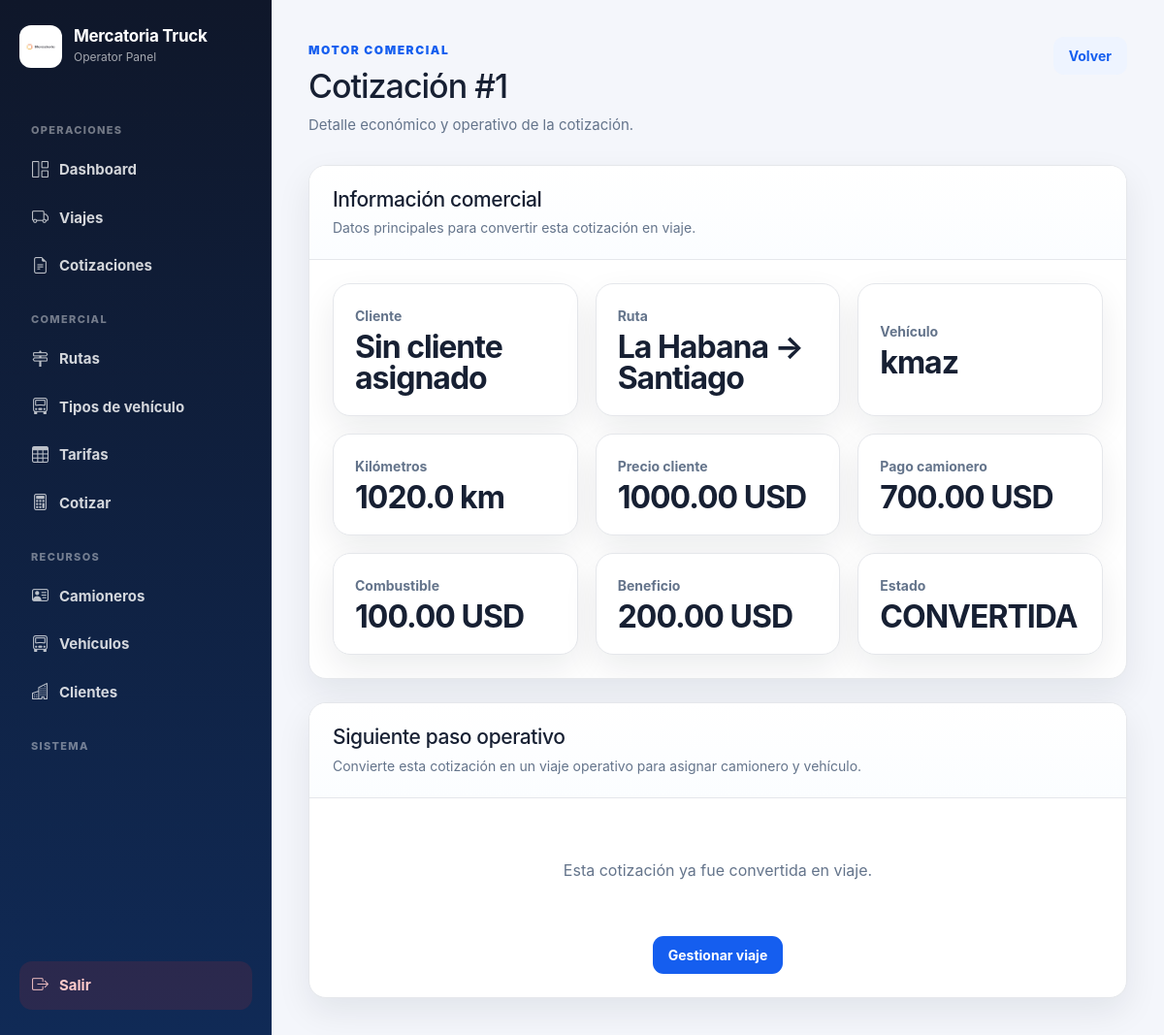
The app's page /admin/comercial/cotizacion/1 (signed in) with its own data.
### tables this page shows
CREATE TABLE cotizaciones (
        id INTEGER PRIMARY KEY AUTOINCREMENT,
        cliente_id INTEGER,
        ruta_id INTEGER NOT NULL,
        tipo_vehiculo_id INTEGER NOT NULL,
        km REAL NOT NULL,
        precio_calculado REAL NOT NULL,
        precio_final REAL NOT NULL,
        pago_camionero REAL NOT NULL,
        combustible_estimado REAL DEFAULT 0,
        beneficio_estimado REAL DEFAULT 0,
        modificado_manualmente INTEGER DEFAULT 0,
        motivo_modificacion TEXT,
        usuario_modificacion INTEGER,
        estado TEXT DEFAULT 'borrador',
        fecha_creacion TEXT DEFAULT CURRENT_TIMESTAMP,
        FOREIGN KEY (cliente_id) REFERENCES clientes(id),
        FOREIGN KEY (ruta_id) REFERENCES rutas(id),
        FOREIGN KEY (tipo_vehiculo_id) REFERENCES tipos_vehiculo(id),
        FOREIGN KEY (usuario_modificacion) REFERENCES usuarios(id)
    );

CREATE TABLE rutas (
        id INTEGER PRIMARY KEY AUTOINCREMENT,
        nombre TEXT,
        origen TEXT NOT NULL,
        destino TEXT NOT NULL,
        zona TEXT,
        km_oficiales REAL DEFAULT 0,
        activa INTEGER DEFAULT 1,
        fecha_creacion TEXT DEFAULT CURRENT_TIMESTAMP
    );

CREATE TABLE tipos_vehiculo (
        id INTEGER PRIMARY KEY AUTOINCREMENT,
        nombre TEXT NOT NULL UNIQUE,
        descripcion TEXT,
        capacidad_ton REAL,
        activo INTEGER DEFAULT 1
    );

### routes/comercial.py (the view)
@comercial_bp.route("/admin/comercial/cotizacion/<int:id>")
def ver_cotizacion(id):
    if not requiere_admin():
        return redirect("/login")
    cotizacion = get_cotizacion_detalle(id)
    if not cotizacion:
        return redirect("/admin/comercial/cotizaciones")
    viaje_id = get_viaje_id_por_cotizacion(id)
    return render_template(
        "admin/comercial/cotizacion_detalle.html",
        cotizacion=cotizacion,
        viaje_id=viaje_id
    )

### database.py (called while the page is built)
def conectar():
    con = sqlite3.connect(DATABASE_NAME)
    con.row_factory = sqlite3.Row
    return con

### routes/admin.py (called while the page is built)
def requiere_admin():
    return "usuario" in session and session.get("rol") in ["admin", "operador"]

### routes/comercial.py (called while the page is built)
def conectar_comercial():
    conexion = sqlite3.connect("mercatoria.db")
    conexion.row_factory = sqlite3.Row
    return conexion

def get_viaje_id_por_cotizacion(cotizacion_id):
    conexion = conectar_comercial()
    cursor = conexion.cursor()
    cursor.execute("""
        SELECT id
        FROM viajes
        WHERE cotizacion_id = ?
        ORDER BY id DESC
        LIMIT 1
    """, (cotizacion_id,))
    viaje = cursor.fetchone()
    conexion.close()
    return viaje["id"] if viaje else None

### services/comercial_service.py (called while the page is built)
def get_cotizacion_detalle(id):
    con = conectar()
    cur = con.cursor()
    cur.execute("""
        SELECT
            c.*,
            cl.nombre AS cliente_nombre,
            r.origen AS ruta_origen,
            r.destino AS ruta_destino,
            tv.nombre AS tipo_vehiculo_nombre
        FROM cotizaciones c
        LEFT JOIN clientes cl ON cl.id = c.cliente_id
        JOIN rutas r ON r.id = c.ruta_id
        JOIN tipos_vehiculo tv ON tv.id = c.tipo_vehiculo_id
        WHERE c.id = ?
    """, (id,))
    dato = cur.fetchone()
    con.close()
    return dato

### templates/admin/comercial/cotizacion_detalle.html (shortened to what this page needs)
{% extends "admin/base_admin.html" %}
{% block contenido %}
<div class="page-header">
    <div>
        <span class="eyebrow">Motor Comercial</span>
        <h1>Cotización #{{ cotizacion["id"] }}</h1>
        <p>Detalle económico y operativo de la cotización.</p>
    </div>
    <div>
        <a class="btn btn-soft" href="/admin/comercial/cotizaciones">Volver</a>
    </div>
</div>
<section class="panel">
    <div class="panel-header">
        <div>
            <h2>Información comercial</h2>
            <p>Datos principales para convertir esta cotización en viaje.</p>
        </div>
    </div>
    <div class="kpi-grid" style="padding:24px; margin-bottom:0;">
        <div class="kpi-card">
            <div>
                <span>Cliente</span>
                <strong>{{ cotizacion["cliente_nombre"] or "Sin cliente asignado" }}</strong>
            </div>
        </div>
        <div class="kpi-card">
            <div>
                <span>Ruta</span>
                <strong>{{ cotizacion["ruta_origen"] }} → {{ cotizacion["ruta_destino"] }}</strong>
            </div>
        </div>
        <div class="kpi-card">
            <div>
                <span>Vehículo</span>
                <strong>{{ cotizacion["tipo_vehiculo_nombre"] }}</strong>
            </div>
        </div>
        <div class="kpi-card">
            <div>
                <span>Kilómetros</span>
                <strong>{{ cotizacion["km"] }} km</strong>
            </div>
        </div>
        <div class="kpi-card">
            <div>
                <span>Precio cliente</span>
                <strong>{{ "%.2f"|format(cotizacion["precio_final"] or 0) }} USD</strong>
            </div>
        </div>
        <div class="kpi-card">
            <div>
                <span>Pago camionero</span>
                <strong>{{ "%.2f"|format(cotizacion["pago_camionero"] or 0) }} USD</strong>
            </div>
        </div>
        <div class="kpi-card">
            <div>
                <span>Combustible</span>
                <strong>{{ "%.2f"|format(cotizacion["combustible_estimado"] or 0) }} USD</strong>
            </div>
        </div>
        <div class="kpi-card">
            <div>
                <span>Beneficio</span>
                <strong>{{ "%.2f"|format(cotizacion["beneficio_estimado"] or 0) }} USD</strong>
            </div>
        </div>
        <div class="kpi-card">
            <div>
                <span>Estado</span>
                <strong>{{ cotizacion["estado"]|upper }}</strong>
            </div>
        </div>
    </div>
</section>
<section class="panel panel-spaced">
    <div class="panel-header">
        <div>
            <h2>Siguiente paso operativo</h2>
            <p>Convierte esta cotización en un viaje operativo para asignar camionero y vehículo.</p>
        </div>
    </div>
    {% if cotizacion["estado"] == "convertida" %}
        <div class="accion-operativa">
            <p class="empty-state">Esta cotización ya fue convertida en viaje.</p>
            {% if viaje_id %}
                <a href="/admin/viajes/{{ viaje_id }}/gestionar" class="btn btn-primary">
                    Gestionar viaje
                </a>
            {% endif %}
        </div>
    {% else %}
        <form method="POST" action="/admin/comercial/cotizacion/{{ cotizacion['id'] }}/convertir">
            <button type="submit" class="btn btn-primary">
                Convertir en viaje
            </button>
        </form>
    {% endif %}
</section>
{% endblock %}

### templates/admin/base_admin.html (shortened to what this page needs)
<!DOCTYPE html>
<html lang="es">
<head>
    <link rel="stylesheet" href="https://cdn.jsdelivr.net/npm/bootstrap-icons@1.11.3/font/bootstrap-icons.min.css">
    <link rel="stylesheet" href="https://cdn.jsdelivr.net/npm/bootstrap@5.3.0/dist/css/bootstrap.min.css">
    <link rel="stylesheet" href="/static/css/admin.css">
</head>
<body>
<div class="app-shell">
    <aside class="sidebar">
        <div class="brand">
            <img src="/static/logo-mercatoria.jpg" alt="Mercatoria" class="brand-logo">
            <div>
                <strong>Mercatoria Truck</strong>
                <span>Operator Panel</span>
            </div>
        </div>
        <nav class="sidebar-nav">
            <div class="nav-section">Operaciones</div>
            <a href="/admin" class="nav-item">
                <i class="bi bi-grid-1x2"></i>
                <span>Dashboard</span>
            </a>
            <a href="/admin/viajes" class="nav-item">
                <i class="bi bi-truck"></i>
                <span>Viajes</span>
            </a>
            <a href="/admin/comercial/cotizaciones" class="nav-item">
                <i class="bi bi-file-earmark-text"></i>
                <span>Cotizaciones</span>
            </a>
            <div class="nav-section">Comercial</div>
            <a href="/admin/comercial/rutas" class="nav-item">
                <i class="bi bi-signpost-2"></i>
                <span>Rutas</span>
            </a>
            <a href="/admin/comercial/vehiculos" class="nav-item">
                <i class="bi bi-truck-front"></i>
                <span>Tipos de vehículo</span>
            </a>
            <a href="/admin/comercial/tarifas" class="nav-item">
                <i class="bi bi-table"></i>
                <span>Tarifas</span>
            </a>
            <a href="/admin/comercial/cotizar" class="nav-item">
                <i class="bi bi-calculator"></i>
                <span>Cotizar</span>
            </a>
            <div class="nav-section">Recursos</div>
            <a href="/admin/camioneros" class="nav-item">
                <i class="bi bi-person-vcard"></i>
                <span>Camioneros</span>
            </a>
            <a href="/vehiculos" class="nav-item">
                <i class="bi bi-truck-front"></i>
                <span>Vehículos</span>
            </a>
            <a href="/admin/clientes" class="nav-item">
                <i class="bi bi-buildings"></i>
                <span>Clientes</span>
            </a>
            <div class="nav-section">Sistema</div>
            <a href="/logout" class="nav-item logout">
                <i class="bi bi-box-arrow-right"></i>
                <span>Salir</span>
            </a>
        </nav>
    </aside>
    <main class="main-content">
        {% block contenido %}{% endblock %}
    </main>
</div>
</body>
</html>

### static/css/admin.css (style rules this page uses)
:root { --bg: #f4f6fb; --panel: #ffffff; --panel-soft: #f8fafc; --text: #172033; --muted: #64748b; --primary: #155eef; --primary-dark: #0f3ea8; --border: #e5e7eb; --danger: #dc2626; --success: #16a34a; --warning: #f59e0b; --info: #0891b2; --sidebar: #0f172a; --sidebar-soft: #102a56; --shadow: 0 14px 35px rgba(15, 23, 42, 0.08); --radius: 18px; }
* { box-sizing: border-box; }
body { margin: 0; font-family: Inter, "Segoe UI", Arial, sans-serif; background: var(--bg); color: var(--text); }
.app-shell { display: flex; min-height: 100vh; }
.sidebar { width: 280px; min-height: 100vh; background: linear-gradient(180deg, var(--sidebar) 0%, var(--sidebar-soft) 100%); color: white; padding: 26px 20px; display: flex; flex-direction: column; }
.brand { display: flex; align-items: center; gap: 12px; margin-bottom: 34px; }
.brand-logo { width: 44px; height: 44px; object-fit: contain; border-radius: 12px; background: white; padding: 5px; }
.brand strong { display: block; font-size: 17px; line-height: 1.1; letter-spacing: -0.3px; }
.brand span { display: block; margin-top: 4px; font-size: 12px; color: rgba(255,255,255,0.62); }
.sidebar-nav { display: flex; flex-direction: column; height: 100%; }
.nav-section { margin: 22px 12px 8px; font-size: 11px; font-weight: 800; color: rgba(255,255,255,0.42); text-transform: uppercase; letter-spacing: 0.12em; }
.nav-item { display: flex; align-items: center; gap: 11px; padding: 12px 13px; border-radius: 13px; color: rgba(255,255,255,0.82); text-decoration: none; font-size: 15px; font-weight: 650; transition: all 0.18s ease; }
.nav-item i { font-size: 17px; opacity: 0.88; }
.nav-item.logout { margin-top: auto; background: rgba(220, 38, 38, 0.13); color: #fecaca; }
.main-content { flex: 1; padding: 38px; overflow-y: auto; }
.page-header { display: flex; justify-content: space-between; align-items: flex-start; gap: 22px; margin-bottom: 30px; }
.eyebrow { display: inline-flex; margin-bottom: 8px; color: var(--primary); font-size: 12px; font-weight: 900; text-transform: uppercase; letter-spacing: 0.13em; }
.page-header h1 { margin: 0; font-size: 34px; letter-spacing: -1px; }
.page-header p { margin: 8px 0 0; color: var(--muted); font-size: 15px; }
.kpi-grid { display: grid; grid-template-columns: repeat(auto-fit, minmax(230px, 1fr)); gap: 18px; margin-bottom: 34px; }
.kpi-card { background: var(--panel); border: 1px solid var(--border); border-radius: var(--radius); padding: 22px; box-shadow: var(--shadow); display: flex; align-items: center; gap: 16px; }
.kpi-card span { display: block; color: var(--muted); font-size: 14px; font-weight: 750; }
.kpi-card strong { display: block; margin-top: 6px; font-size: 32px; line-height: 1; letter-spacing: -1px; }
.panel { background: var(--panel); border: 1px solid var(--border); border-radius: var(--radius); box-shadow: var(--shadow); overflow: hidden; }
.panel-header { padding: 22px 24px; border-bottom: 1px solid var(--border); background: linear-gradient(180deg, #ffffff 0%, #fbfdff 100%); }
.panel-header h2 { margin: 0; font-size: 21px; letter-spacing: -0.4px; }
.panel-header p { margin: 6px 0 0; color: var(--muted); font-size: 14px; }
.empty-state { text-align: center; color: var(--muted); padding: 38px 16px !important; }
.btn { display: inline-flex; align-items: center; justify-content: center; gap: 6px; padding: 9px 16px; border-radius: 11px; font-size: 14px; font-weight: 700; cursor: pointer; border: none; text-decoration: none; transition: all 0.15s ease; white-space: nowrap; }
.btn-primary { background: var(--primary); color: white !important; }
.btn-soft { background: #eef4ff; color: var(--primary); }
.panel-spaced { margin-top: 24px; }

### templates/admin/comercial/cotizacion_detalle.html (style rules this page uses)
.accion-operativa { padding: 24px; text-align: center; }
.accion-operativa .empty-state { margin-bottom: 18px; }

### records on screen
cotizaciones: id "1", km "1020.0", precio_final "1000.00", pago_camionero "700.00", combustible_estimado "100.00", beneficio_estimado "200.00", estado "CONVERTIDA"
rutas: ruta_origen "La Habana", ruta_destino "Santiago"
tipos_vehiculo: tipo_vehiculo_nombre "kmaz"

### other values on screen
{{ cotizacion["cliente_nombre"] or "Sin cliente asignado" }} "Sin cliente asignado"
